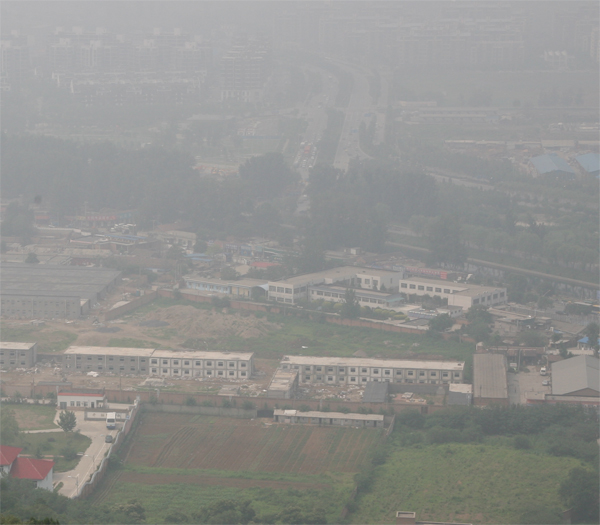
#> input picture python/Image-Processing/img/12.jpg, 600 x 525 px
$ python 10.py
#> lines starting #> are read from the running program, lines starting #| are printed output that depends on the picture; after the words box and inside, x2 and y2 are one past the last pixel; in counts of white or black regions, pixels touching at a corner belong together; long printed decimals are rounded
# https://cloud.tencent.com/developer/article/1011698
# https://blkstone.github.io/2015/08/20/single-image-haze-removal-using-dark-channel/
# 何凯明去雾算法
# 如果目标场景内在的就和大气光类似，比如雪地、白色背景墙、大海等，则由于前提条件就不正确，因此一般无法获得满意的效果，而对于一般的风景照片这个算法能处理的不错

import cv2
import numpy as np

# 未加 guided filter 的实现
# https://github.com/pfchai/Haze-Removal/blob/master/HazeRemoval.py
def haze_removal(image, windowSize=24, w0=0.6, t0=0.1):
    darkImage = image.min(axis=2)
    # 论文中最原始的求 A 的方法
    A = darkImage.max()
    darkImage = darkImage.astype(np.double)

    t = 1 - w0 * (darkImage / A)
    T = t * 255
    T.dtype = 'uint8'

    t[t < t0] = t0

    J = image
    J[:, :, 0] = (image[:, :, 0] - (1 - t) * A) / t
    J[:, :, 1] = (image[:, :, 1] - (1 - t) * A) / t
    J[:, :, 2] = (image[:, :, 2] - (1 - t) * A) / t

    return J


# https://github.com/pfchai/Haze-Removal/blob/master/HazeRemovalWidthGuided.py
# https://blog.csdn.net/zmshy2128/article/details/53443227
# https://blog.csdn.net/weixin_40647819/article/details/88775598
# https://blog.csdn.net/lxy201700/article/details/25104887
# https://zhuanlan.zhihu.com/p/36813673
class HazeRemoval:
    def __init__(self, img, omega = 0.85, r = 40):
        self.img = img
        self.omega = omega
        self.r = r
        self.eps = 10 ** (-3)
        self.t = 0.1


    def boxFilter(self, img, r):
        (rows, cols) = img.shape
        imDst = np.zeros_like(img)

        # 首先第一维度进行累加
        imCum = np.cumsum(img, 0)
        # 上边的边缘, 等于 box 中心在 r 处时的累加和
        imDst[0 : r+1, :] = imCum[r : 2*r+1, :]
        # 中间部分, 没有边缘的影响, 直接计算它们的行累加和即可. 矩阵相减可以直接计算得
        imDst[r+1 : rows-r, :] = imCum[2*r+1 : rows, :] - imCum[0 : rows-2*r-1, :]
        # 下边的边缘
        imDst[rows-r: rows, :] = np.tile(imCum[rows-1, :], [r, 1]) - imCum[rows-2*r-1 : rows-r-1, :]

        # 然后第二维度进行累加, 同样得套路, 即可以搞定
        imCum = np.cumsum(imDst, 1)
        imDst[:, 0:r+1] = imCum[:, r:2*r+1]
        imDst[:, r+1:cols-r] = imCum[:, 2*r+1:cols] - imCum[:, 0:cols-2*r-1]
        imDst[:, cols-r: cols] = np.tile(imCum[:, cols-1], [r, 1]).T - imCum[:, cols-2*r-1 : cols-r-1]

        return imDst


    # 导向滤波
    # I => 导向图, 常与 p 是一个东西
    # p => 带有噪声的图
    # r => 窗口大小
    def guidedfilter(self, I, p, r, eps):
        boxFilter = self.boxFilter
        rows, cols = I.shape
        N = boxFilter(np.ones([rows, cols]), r)

        meanI = boxFilter(I, r) / N
        meanP = boxFilter(p, r) / N
        corrIp = boxFilter(I * p, r) / N
        corrI = boxFilter(I * I, r) / N

        varI = corrI - meanI * meanI
        covIp = corrIp - meanI * meanP

        a = covIp / (varI + eps)
        b = meanP - a * meanI

        meanA = boxFilter(a, r) / N
        meanB = boxFilter(b, r) / N

        q = meanA * I + meanB
        return q


    def _ind2sub(self, array_shape, ind):
        rows = (ind.astype('int') % array_shape[1])
        cols = (ind.astype('int') % array_shape[1]) # or numpy.mod(ind.astype('int'), array_shape[1])
        return (rows, cols)


    def _rgb2gray(self, rgb):
        return np.dot(rgb[..., :3], [0.299, 0.587, 0.114])


    def haze_removal(self):
        img = np.array(self.img).astype(np.double) / 255.0
        grayImage = self._rgb2gray(img)

        darkImage = img.min(axis=2)

        # # 该算法直接取最大值并取平均作为 A, 但是根据 https://cloud.tencent.com/developer/article/1011698
        # 的看法, 这是不可取的。但是在实践中发现，A值对于去雾的影响不大，但是会影响去雾后的亮度，该方法得到的 A
        # 值较小，会得到较亮的背景色，所以如果原图本身亮度不足的话，可以考虑用该方法来增加亮度。
        # (i, j) = self._ind2sub(darkImage.shape, darkImage.argmax())
        # # i, j = np.where(darkImage == np.max(darkImage))
        # # 原始论文中的A最终是取原始像素中的某一个点的像素, 但是该算法中取的符合条件点的平均值作为A的值
        # A = np.mean(img[i, j, :])

        # 如果原图亮度已经不低了，那么用该方法来获得一个较小的 A
        # 取的符合条件的所有点的平均值作为 A 的值
        bins = 500
        # https://blog.csdn.net/zmshy2128/article/details/53443227
        ht = np.histogram(darkImage, bins)
        # 仔细想想就明白了, 用了很骚的操作来找到前 0.1% 的像素, 然后取它们的三通道平均再找到最大值
        d = np.cumsum(ht[0]) / float(darkImage.size)
        for lmax in range(bins - 1, 0, -1):
            if d[lmax] <= 0.999:
                break
        # 如果使用传统的方法，直接选取图像中的亮度值最高的点作为全局大气光值，
        # 这样原始有雾图像中的白色物体会对此有影响，使得其值偏高。
        # 暗通道的运算可以抹去原始图像中小块的白色物体，所以这样估计的全局大气光值会更准确
        # 经实践发现，取 mean 更好，max 会导致 A 值过大，使得背景色过暗，当然如果原图足够亮的话
        # 那么用 max 也是无所谓的
        # A = np.mean(img, axis=2)[darkImage >= ht[1][lmax]].max()
        A = np.mean(img, axis=2)[darkImage >= ht[1][lmax]].mean()
        print(A)


        t = 1 - self.omega * darkImage / A

        # 导向滤波 https://blog.csdn.net/baimafujinji/article/details/74750283
        # https://github.com/pfchai/GuidedFilter/blob/master/guidedfilter.py
        t = self.guidedfilter(grayImage, t, self.r, self.eps)
        t[t < self.t] = self.t

        resultImage = np.zeros_like(img)
        for i in range(3):
            resultImage[:, :, i] = (img[:, :, i] - A) / t + A

        resultImage[resultImage < 0] = 0
        resultImage[resultImage > 1] = 1

        return resultImage


if __name__ == '__main__':
    img = cv2.imread('./img/12.jpg')
#> img is the input picture: shape (525, 600, 3); mean B, G, R 143, 145.6, 145.4

    # result = haze_removal(img / 255.0)
    hz = HazeRemoval(img)
    result = hz.haze_removal()
#> in haze_removal, `d = np.cumsum(ht[0]) / float(darkImage.size)`: d = 500 values from 3.17e-06 to 1
#> in haze_removal, `A = np.mean(img, axis=2)[darkImage >= ht[1][lmax]].mean()`: A = 0.75
#| 0.7504
#> in boxFilter, `imCum = np.cumsum(img, 0)`: img: shape (525, 600) float64; every value is 1
#> in boxFilter, `imDst[:, cols-r: cols] = np.tile(imCum[:, cols-1], [r, 1]).T - imCum[:..`: imDst: shape (525, 600) float64; min 1681, max 6561, mean 6095.1
#> in boxFilter (call 2), `imDst[rows-r: rows, :] = np.tile(imCum[rows-1, :], [r, 1]) - imCum[row..`: imDst: shape (525, 600) float64; min 14.42, max 57.69, mean 44.3
#> in boxFilter (call 2), `imDst[:, 0:r+1] = imCum[:, r:2*r+1]`: imDst: shape (525, 600) float64; min 14.57, max 4537.7, mean 230.6
#> in boxFilter (call 2), `imDst[:, cols-r: cols] = np.tile(imCum[:, cols-1], [r, 1]).T - imCum[:..`: imDst: shape (525, 600) float64; min 621.5, max 4537.7, mean 3468.2
#> in boxFilter (call 3), `imDst[rows-r: rows, :] = np.tile(imCum[rows-1, :], [r, 1]) - imCum[row..`: imDst: shape (525, 600) float64; min 7.66, max 48.16, mean 28.9
#> in boxFilter (call 3), `imDst[:, 0:r+1] = imCum[:, r:2*r+1]`: imDst: shape (525, 600) float64; min 8.39, max 3446.8, mean 141.8
#> in boxFilter (call 3), `imDst[:, cols-r: cols] = np.tile(imCum[:, cols-1], [r, 1]).T - imCum[:..`: imDst: shape (525, 600) float64; min 349, max 3730.6, mean 2262.3
#> in guidedfilter, `meanP = boxFilter(p, r) / N`:
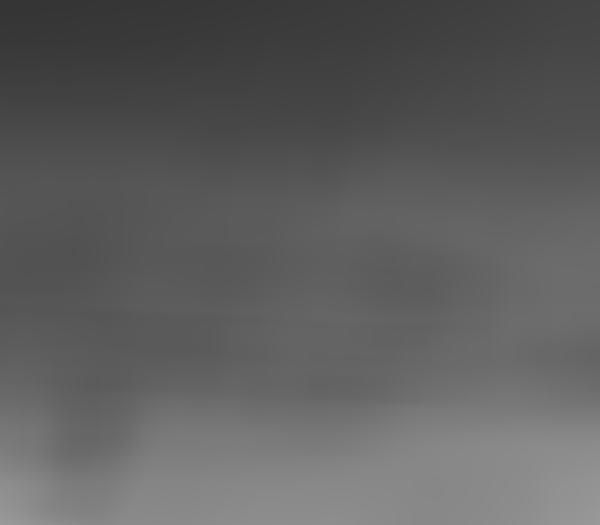
#> meanP: shape (525, 600) float64; min 0.208, max 0.607, mean 0.372
#> in boxFilter (call 4), `imDst[rows-r: rows, :] = np.tile(imCum[rows-1, :], [r, 1]) - imCum[row..`: imDst: shape (525, 600) float64; min 5.52, max 19.81, mean 15.83
#> in boxFilter (call 4), `imDst[:, 0:r+1] = imCum[:, r:2*r+1]`: imDst: shape (525, 600) float64; min 5.91, max 1485.4, mean 79
#> in boxFilter (call 4), `imDst[:, cols-r: cols] = np.tile(imCum[:, cols-1], [r, 1]).T - imCum[:..`: imDst: shape (525, 600) float64; min 245, max 1592.4, mean 1238.9
#> in guidedfilter, `corrIp = boxFilter(I * p, r) / N`:
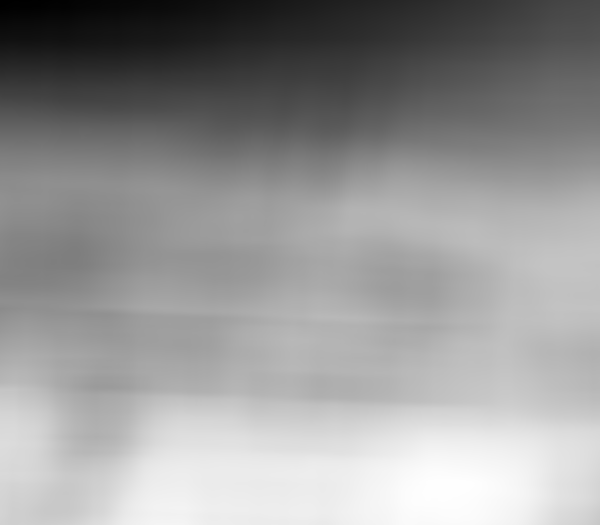
#> corrIp: shape (525, 600) float64; min 0.146, max 0.243, mean 0.203; drawn with min black and max white
#> in boxFilter (call 5), `imCum = np.cumsum(img, 0)`:
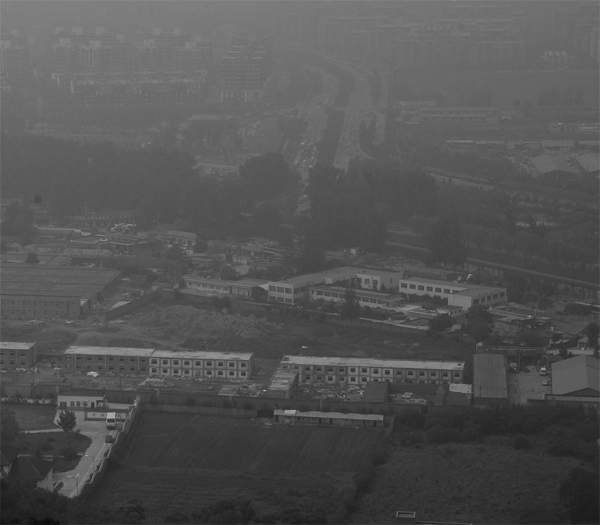
#> img: shape (525, 600) float64; min 0.0426, max 0.758, mean 0.33
#> in boxFilter (call 5), `imDst[rows-r: rows, :] = np.tile(imCum[rows-1, :], [r, 1]) - imCum[row..`:
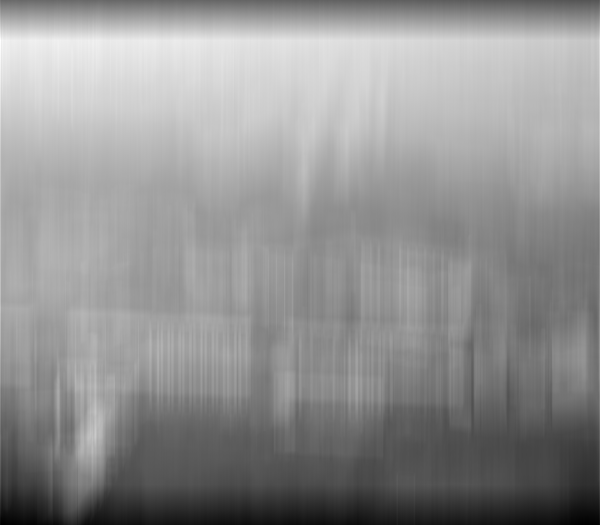
#> imDst: shape (525, 600) float64; min 5.09, max 41.11, mean 25.7; drawn with min black and max white
#> in boxFilter (call 5), `imCum = np.cumsum(imDst, 1)`:
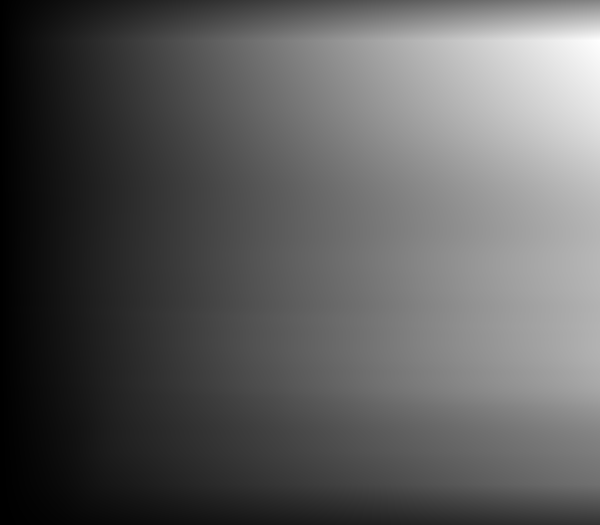
#> imCum: shape (525, 600) float64; min 6.28, max 21994.7, mean 7979.1; drawn with min black and max white
#> in boxFilter (call 5), `imDst[:, 0:r+1] = imCum[:, r:2*r+1]`:
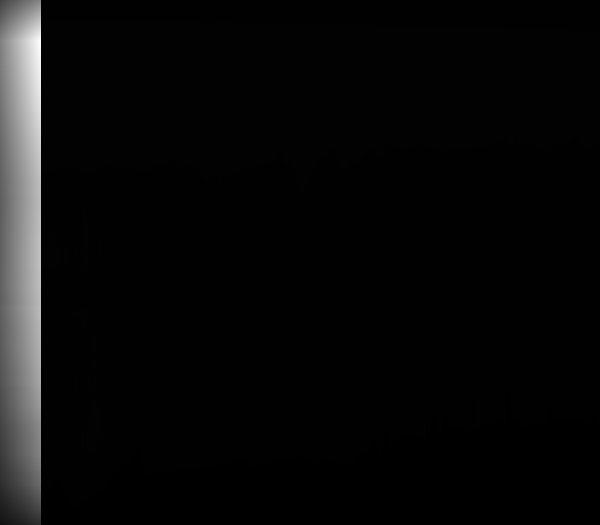
#> imDst: shape (525, 600) float64; 6.83% of pixels changed, all inside (x1, y1, x2, y2) = (0, 0, 41, 525); drawn with min black and max white
#> in boxFilter (call 5), `imDst[:, r+1:cols-r] = imCum[:, 2*r+1:cols] - imCum[:, 0:cols-2*r-1]`:
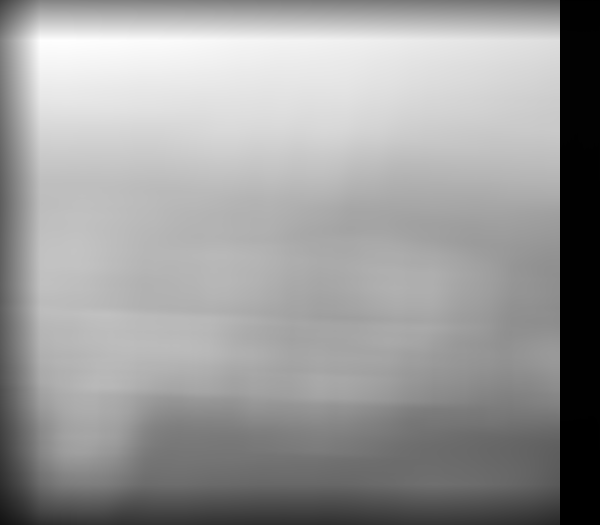
#> imDst: shape (525, 600) float64; min 5.18, max 3139.8, mean 1921.4; drawn with min black and max white

    # 保存的像素必须为真实值
    # cv2.imwrite('./img/11-quwu.jpg', result * 255)

    cv2.imshow('image-origin', img)
    cv2.imshow('image-processed', result)
    cv2.waitKey(0)

$ run again, with python/Image-Processing/img/10.jpg copied over python/Image-Processing/img/12.jpg
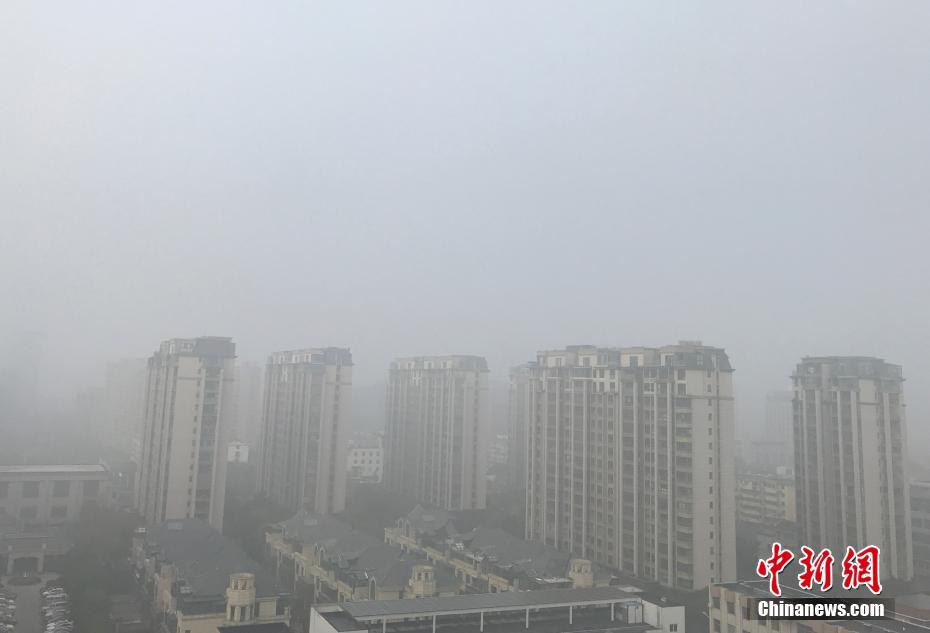
#> input picture python/Image-Processing/img/10.jpg, 930 x 633 px
#> img is the input picture: shape (633, 930, 3); mean B, G, R 178.7, 174.5, 171.8
#> d = 500 values from 0.000206 to 1
#> A = 0.995
#| 0.9947
#> in boxFilter (call 5), `imDst[:, 0:r+1] = imCum[:, r:2*r+1]`:
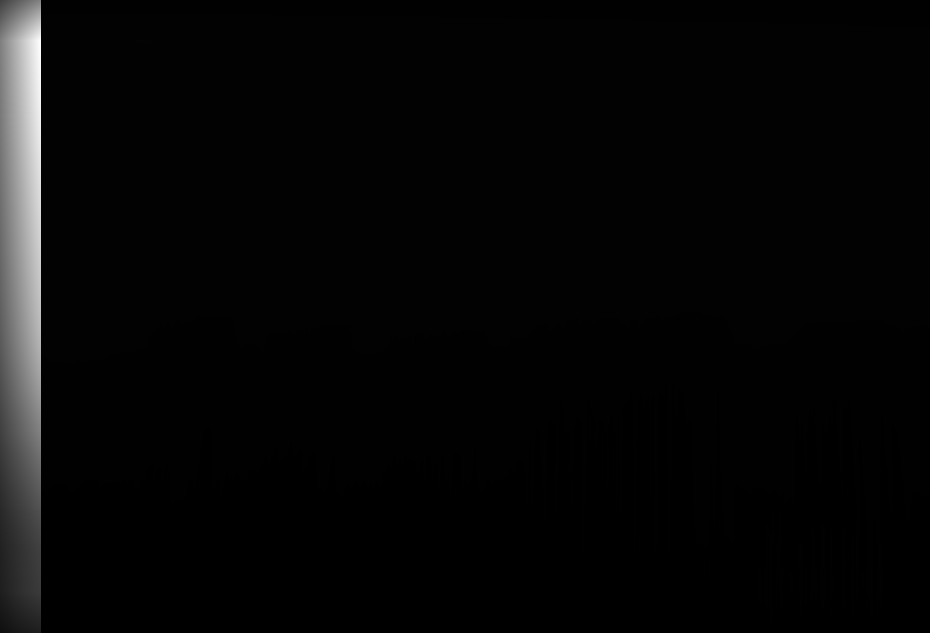
#> imDst: shape (633, 930) float64; min 3.94, max 5123.4, mean 147.4; drawn with min black and max white
#> in boxFilter (call 5), `imDst[:, r+1:cols-r] = imCum[:, 2*r+1:cols] - imCum[:, 0:cols-2*r-1]`:
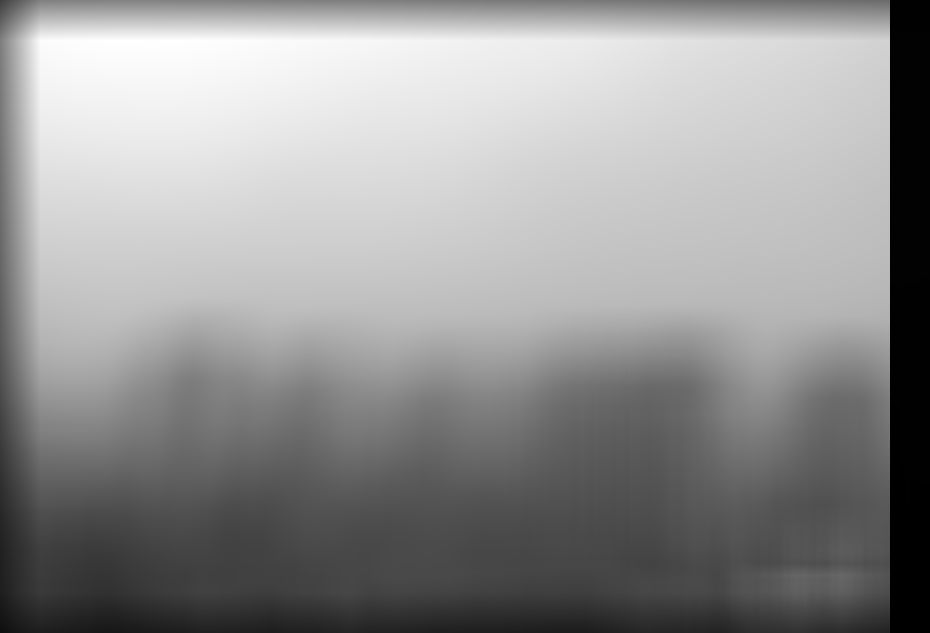
#> imDst: shape (633, 930) float64; min 5.53, max 5193.9, mean 3006.8; drawn with min black and max white

$ run again, with python/Image-Processing/img/11.jpg copied over python/Image-Processing/img/12.jpg
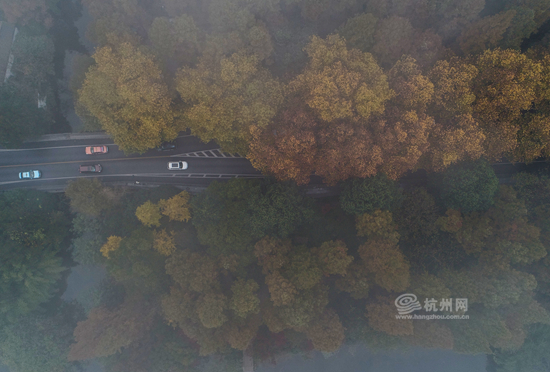
#> input picture python/Image-Processing/img/11.jpg, 550 x 372 px
#> img is the input picture: shape (372, 550, 3); mean B, G, R 82.8, 85.8, 86.9
#> d = 500 values from 4.89e-06 to 1
#> A = 0.677
#| 0.6772
#> in boxFilter (call 5), `imDst[:, 0:r+1] = imCum[:, r:2*r+1]`:
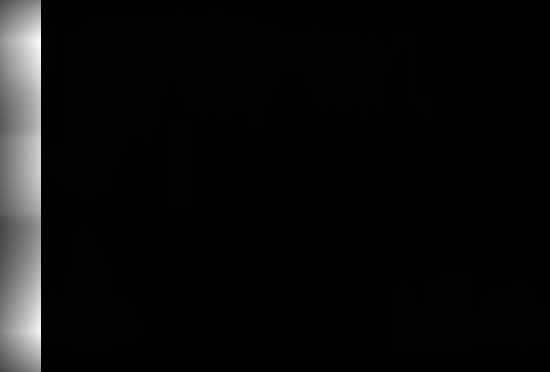
#> imDst: shape (372, 550) float64; min 2.41, max 1040.5, mean 53.6; drawn with min black and max white
#> in boxFilter (call 5), `imDst[:, r+1:cols-r] = imCum[:, 2*r+1:cols] - imCum[:, 0:cols-2*r-1]`:
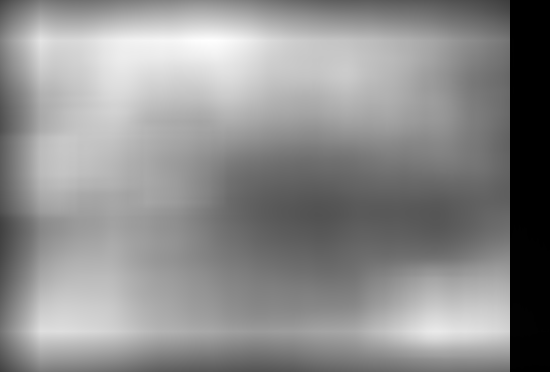
#> imDst: shape (372, 550) float64; min 2.41, max 1162.6, mean 645.5; drawn with min black and max white

$ run again, with python/Image-Processing/img/13.jpg copied over python/Image-Processing/img/12.jpg
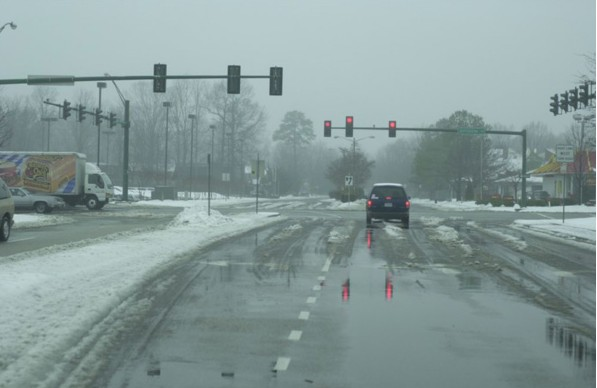
#> input picture python/Image-Processing/img/13.jpg, 597 x 388 px
#> img is the input picture: shape (388, 597, 3); mean B, G, R 152.5, 153.5, 134.3
#> d = 500 values from 4.32e-06 to 1
#> A = 0.995
#| 0.9952
#> in boxFilter (call 5), `imDst[:, r+1:cols-r] = imCum[:, 2*r+1:cols] - imCum[:, 0:cols-2*r-1]`:
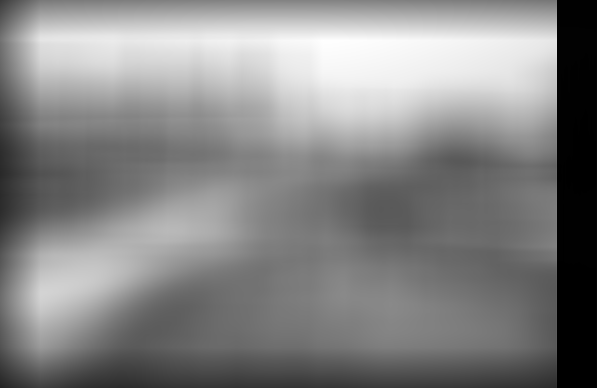
#> imDst: shape (388, 597) float64; min 5.86, max 4001.3, mean 2099.1; drawn with min black and max white
